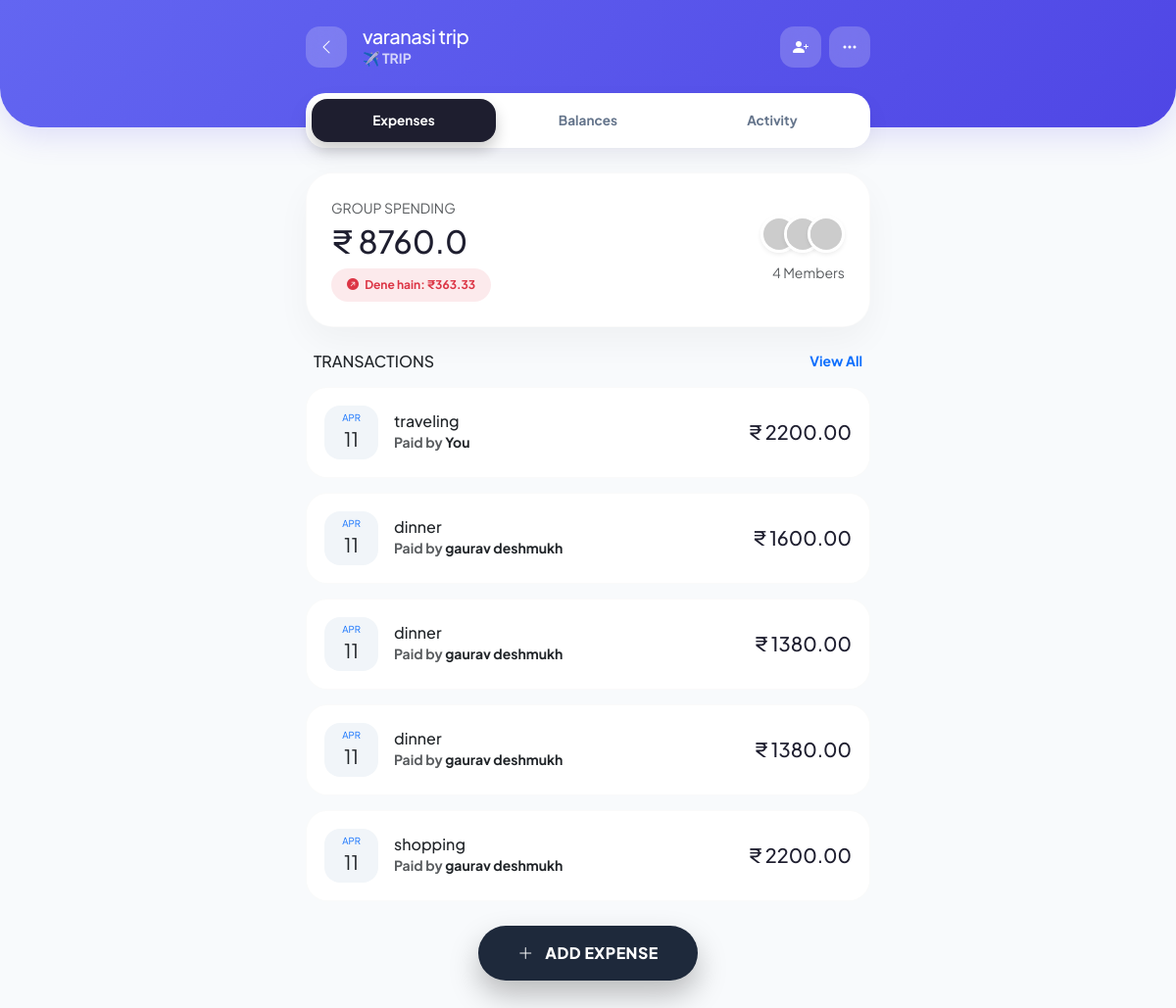
Page /group/7/ (signed in) on the committed database.
### expenses/models.py (models this page shows, shortened)
class Group(models.Model):
    CATEGORY_CHOICES = [
        ('home', 'Home'),
        ('trip', 'Trip'),
        ('couple', 'Couple'),
        ('personal', 'Personal'),
        ('business', 'Business'),
        ('office', 'Office'),
        ('sports', 'Sports'),
        ('others', 'Others'),
    ]
    name = models.CharField(max_length=100)
    category = models.CharField(max_length=20, choices=CATEGORY_CHOICES, default='personal')
    created_by = models.ForeignKey(User, on_delete=models.CASCADE, related_name='created_groups')
    members = models.ManyToManyField(User, related_name='expense_groups')
    created_at = models.DateTimeField(auto_now_add=True)

class Expense(models.Model):
    SPLIT_CHOICES = [
        ('equal', 'Equally'),
        ('custom', 'Custom Amount'),
    ]
    group = models.ForeignKey(Group, on_delete=models.CASCADE, related_name='expenses')
    paid_by = models.ForeignKey(User, on_delete=models.CASCADE, related_name='paid_expenses')
    description = models.CharField(max_length=255)
    amount = models.DecimalField(max_digits=10, decimal_places=2)
    date = models.DateField(auto_now_add=True)
    split_type = models.CharField(max_length=10, choices=SPLIT_CHOICES, default='equal')
    is_settlement = models.BooleanField(default=False)
    receiver = models.ForeignKey(User, on_delete=models.CASCADE, related_name='received_payments', null=True, blank=True)

### expenses/views.py (the view)
# urls.py: path('group/<int:group_id>/', group_detail, name='group_detail'),
def group_detail(request, group_id):
    if not request.user.is_authenticated:
        return redirect('login')
    group = get_object_or_404(Group, id=group_id)
    if request.user not in group.members.all():
        return redirect('dashboard')
    expenses = Expense.objects.filter(group=group, is_settlement=False).order_by('-date')
    total_group_expense = float(expenses.aggregate(Sum('amount'))['amount__sum'] or 0)
    my_paid = float(expenses.filter(paid_by=request.user).aggregate(Sum('amount'))['amount__sum'] or 0)
    my_share = float(ExpenseShare.objects.filter(expense__in=expenses, user=request.user).aggregate(Sum('amount_owed'))['amount_owed__sum'] or 0)
    settlements = Expense.objects.filter(group=group, is_settlement=True)
    settlements_paid = float(settlements.filter(paid_by=request.user).aggregate(Sum('amount'))['amount__sum'] or 0)
    settlements_received = float(settlements.filter(receiver=request.user).aggregate(Sum('amount'))['amount__sum'] or 0)
    my_balance = (my_paid + settlements_paid) - (my_share + settlements_received)
    context = {
        'group': group,
        'expenses': expenses,
        'total_group_expense': total_group_expense,
        'my_balance': my_balance,
    }
    return render(request, 'group_detail.html', context)

### templates/group_detail.html (shortened to what this page needs)
{% load static %}
<!DOCTYPE html>
<html lang="en">
<head>
    <link href="https://cdn.jsdelivr.net/npm/bootstrap@5.3.0/dist/css/bootstrap.min.css" rel="stylesheet">
    <link href="https://cdn.jsdelivr.net/npm/bootstrap-icons@1.10.5/font/bootstrap-icons.css" rel="stylesheet">
</head>
<body>
    <div class="app-header">
        <div class="container d-flex justify-content-between align-items-center" style="max-width: 600px;">
            <div class="d-flex align-items-center gap-3">
                <a href="{% url 'dashboard' %}" class="back-btn"><i class="bi bi-chevron-left"></i></a>
                <div>
                    <h5 class="mb-0 fw-800" style="letter-spacing: -0.5px;">{{ group.name }}</h5>
                    <div class="d-flex align-items-center gap-2">
                        <span class="opacity-75 small fw-bold text-uppercase">
                            {% if group.category == 'home' %}🏠 Home
                            {% elif group.category == 'trip' %}✈️ Trip
                            {% elif group.category == 'couple' %}👩‍❤️‍👨 Couple
                            {% elif group.category == 'personal' %}👤 Personal
                            {% elif group.category == 'business' %}💼 Business
                            {% elif group.category == 'office' %}🏢 Office
                            {% elif group.category == 'sports' %}⚽ Sports
                            {% else %}🎟️ Other{% endif %}
                        </span>
                    </div>
                </div>
            </div>
            <div class="d-flex gap-2">
                <div class="back-btn" data-bs-toggle="modal" data-bs-target="#addFriendModal" style="cursor: pointer;"><i class="bi bi-person-plus-fill"></i></div>
                <div class="back-btn"><i class="bi bi-three-dots"></i></div>
            </div>
        </div>
    </div>
    <div class="container" style="max-width: 600px;">
        <div class="premium-tabs d-flex">
            <a href="{% url 'group_detail' group.id %}" class="p-tab active">Expenses</a>
            <a href="{% url 'group_balances' group.id %}" class="p-tab">Balances</a>
            <a href="#" class="p-tab">Activity</a>
        </div>
        <div class="summary-card-pro">
            <div class="row align-items-center">
                <div class="col-7">
                    <p class="small fw-800 text-muted mb-1 text-uppercase">Group Spending</p>
                    <h2 class="fw-800 mb-2">₹ {{ total_group_expense|default:"0.00" }}</h2>
                    {% if my_balance > 0 %}
                        <div class="balance-badge bg-success bg-opacity-10 text-success">
                            <i class="bi bi-arrow-down-left-circle-fill me-1"></i> Lene hain: ₹{{ my_balance|floatformat:2 }}
                        </div>
                    {% elif my_balance < 0 %}
                        <div class="balance-badge bg-danger bg-opacity-10 text-danger">
                            <i class="bi bi-arrow-up-right-circle-fill me-1"></i> Dene hain: ₹{{ my_balance|stringformat:"f"|slice:"1:"|floatformat:2 }}
                        </div>
                    {% else %}
                        <div class="balance-badge bg-secondary bg-opacity-10 text-secondary">Sab barabar hai</div>
                    {% endif %}
                </div>
                <div class="col-5 text-end">
                    <div class="d-flex justify-content-end mb-2">
                        {% for member in group.members.all|slice:":3" %}
                            <img src="https://ui-avatars.com/api/?name={{ member.first_name|default:member.username }}&background=random&color=fff&bold=true" class="rounded-circle border border-3 border-white shadow-sm" width="38" style="margin-left: -14px;">
                        {% endfor %}
                    </div>
                    <small class="fw-800 text-muted">{{ group.members.count }} Members</small>
                </div>
            </div>
        </div>
        <div class="mt-4 pb-5 mb-5">
            <div class="d-flex justify-content-between align-items-center mb-3 px-2">
                <h6 class="fw-800 text-dark mb-0">TRANSACTIONS</h6>
                <small class="fw-bold text-primary">View All</small>
            </div>
            {% for expense in expenses %}
                <div class="expense-row-pro">
                    <div class="d-flex align-items-center gap-3">
                        <div class="date-icon">
                            <small class="fw-800 text-primary text-uppercase" style="font-size: 0.6rem;">{{ expense.date|date:"M" }}</small>
                            <span class="fw-800 text-dark fs-5">{{ expense.date|date:"d" }}</span>
                        </div>
                        <div>
                            <h6 class="fw-800 mb-0 text-dark">{{ expense.description }}</h6>
                            <small class="text-muted fw-bold">Paid by <span class="text-dark">{% if expense.paid_by == request.user %}You{% else %}{{ expense.paid_by.first_name|default:expense.paid_by.username }}{% endif %}</span></small>
                        </div>
                    </div>
                    <div class="text-end">
                        <h5 class="fw-800 mb-0">₹ {{ expense.amount }}</h5>
                    </div>
                </div>
            {% empty %}
                <div class="text-center py-5 bg-white rounded-5 shadow-sm">
                    <span class="display-1 opacity-25">🧾</span>
                    <h5 class="fw-800 text-dark mt-3">Clean Slate!</h5>
                    <p class="text-muted small">No expenses found in this group yet.</p>
                </div>
            {% endfor %}
        </div>
    </div>
    <div class="fab-container">
        <button class="btn-fab" data-bs-toggle="modal" data-bs-target="#addExpenseModal">
            <i class="bi bi-plus-lg me-2"></i> ADD EXPENSE
        </button>
    </div>
</body>
</html>

### templates/group_detail.html (style rules this page uses)
body { background-color: #f8fafc; font-family: 'Plus Jakarta Sans', sans-serif; color: #1e1e2f; }
.app-header { background: linear-gradient(135deg, #6366f1, #4f46e5); color: white; padding: 25px 20px 60px 20px; box-shadow: 0 10px 30px rgba(79, 70, 229, 0.15); border-bottom-left-radius: 40px; border-bottom-right-radius: 40px; }
.back-btn { background: rgba(255, 255, 255, 0.2); color: white; width: 42px; height: 42px; display: flex; align-items: center; justify-content: center; border-radius: 14px; text-decoration: none; transition: 0.3s; backdrop-filter: blur(10px); }
.premium-tabs { background: white; padding: 6px; border-radius: 20px; box-shadow: 0 10px 25px rgba(0,0,0,0.05); margin-top: -35px; z-index: 10; position: relative; }
.p-tab { border-radius: 16px; font-weight: 700; font-size: 0.85rem; padding: 12px; border: none; background: transparent; transition: 0.3s; width: 33.33%; color: #64748b; text-decoration: none; text-align: center; }
.p-tab.active { background: #1e1e2f; color: white; box-shadow: 0 8px 15px rgba(0, 0, 0, 0.2); }
.summary-card-pro { background: white; border-radius: 28px; padding: 25px; box-shadow: 0 15px 35px rgba(0,0,0,0.04); margin-top: 25px; border: 1px solid rgba(0,0,0,0.02); }
.balance-badge { font-size: 0.75rem; padding: 8px 16px; border-radius: 100px; font-weight: 700; display: inline-block; }
.expense-row-pro { background: white; border-radius: 22px; padding: 18px; margin-bottom: 15px; transition: all 0.3s ease; border: 1px solid rgba(0,0,0,0.02); display: flex; justify-content: space-between; align-items: center; }
.date-icon { background: #f1f5f9; border-radius: 16px; padding: 8px; text-align: center; min-width: 55px; height: 55px; display: flex; flex-direction: column; justify-content: center; }
.fab-container { position: fixed; bottom: 30px; left: 0; right: 0; text-align: center; z-index: 100; }
.btn-fab { background: #1e293b; color: white; font-weight: 800; border-radius: 100px; padding: 16px 40px; border: none; box-shadow: 0 15px 30px rgba(0,0,0,0.25); transition: 0.3s; letter-spacing: 0.5px; }

### rows in the picture
Group: name "varanasi trip", members.count "4"
Expense: date "APR", date "11", description "traveling", shows "You", amount "2200.00"
Expense: date "APR", date "11", description "dinner", paid_by.first_name "gaurav deshmukh", amount "1600.00"
Expense: date "APR", date "11", description "dinner", paid_by.first_name "gaurav deshmukh", amount "1380.00"
Expense: date "APR", date "11", description "dinner", paid_by.first_name "gaurav deshmukh", amount "1380.00"
Expense: date "APR", date "11", description "shopping", paid_by.first_name "gaurav deshmukh", amount "2200.00"

### other values in the picture
{{ total_group_expense|default:"0.00" }} "8760.0"
{{ my_balance|stringformat:"f"|slice:"1:"|floatformat:2 }} "363.33"
